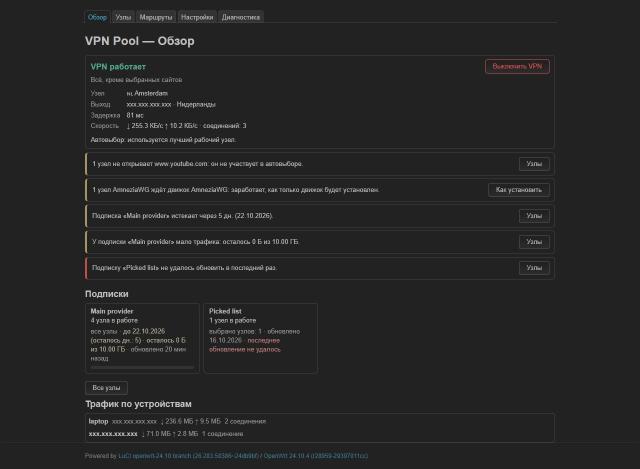
#> input picture docs/screenshots/overview.jpg, 1280 x 938 px (shown at 1/2 size); its folder holds 6 pictures in this run
$ python readme-art.py
#> lines starting #> are read from the running program, lines starting #| are printed output that depends on the picture; after the words box and inside, x2 and y2 are one past the last pixel; in counts of white or black regions, pixels touching at a corner belong together
#> in browser, img is the input picture: PIL image 1280x938 RGB; mean R, G, B 37.5, 37.5, 37.5
#!/usr/bin/env python3
"""Build the README pictures from the raw stand screenshots.

docs/screenshots/*.jpg are full-page captures of different heights (the stand
fixture stand/tests/fixtures/ui/overview-demo.sh). Laid out as they are, a
gallery gets rows of uneven height and wide empty margins. This script crops
every desktop tab to the same content-width frame, puts it into a browser
window, puts the phone captures into phone bezels and writes docs/readme/*.png
(transparent background: they sit on the light and the dark GitHub theme).

    python tools/readme-art.py        # needs Pillow
"""
import os
from PIL import Image, ImageDraw, ImageFilter, ImageFont

ROOT = os.path.dirname(os.path.dirname(os.path.abspath(__file__)))
SRC = os.path.join(ROOT, "docs", "screenshots")
OUT = os.path.join(ROOT, "docs", "readme")

# LuCI centres the page in a 1280 px viewport: the content is x 170..1110
CROP_X = (150, 1130)
TILE_H = 640          # every gallery tile shows the same top part of its tab
BAR_H = 40            # browser title bar
RADIUS = 14
PAGE_BG = (34, 34, 34)
BAR_BG = (52, 52, 54)
SS = 4                # supersampling for smooth corners


def font(size):
    for name in ("segoeui.ttf", "arial.ttf", "DejaVuSans.ttf"):
        try:
            return ImageFont.truetype(name, size)
        except OSError:
            pass
    return ImageFont.load_default()


def rounded_mask(size, radius):
    w, h = size
    big = Image.new("L", (w * SS, h * SS), 0)
    ImageDraw.Draw(big).rounded_rectangle((0, 0, w * SS - 1, h * SS - 1), radius * SS, fill=255)
    return big.resize(size, Image.LANCZOS)


def fade_bottom(img, height=90):
    """Fade the cut edge into the page colour: the tab goes on below."""
#> called with height = 90
    w, h = img.size
#> w = 980; h = 900
    grad = Image.new("L", (1, height))
    for y in range(height):
        grad.putpixel((0, y), int(255 * (y / (height - 1)) ** 1.6))
    grad = grad.resize((w, height))
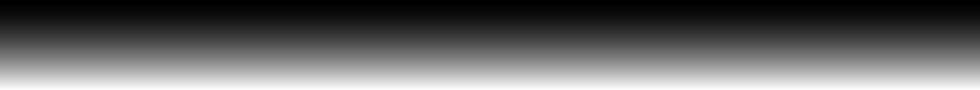
#> grad: PIL image 980x90 L; min 0, max 255, mean 97.9
    solid = Image.new("RGB", (w, height), PAGE_BG)
#> solid: PIL image 980x90 RGB; every value is 34
    img.paste(solid, (0, h - height), grad)
#> img: PIL image 980x900 RGB
    return img


def with_shadow(img, pad=36, blur=18, alpha=110, dy=10):
    w, h = img.size
    canvas = Image.new("RGBA", (w + pad * 2, h + pad * 2), (0, 0, 0, 0))
    shadow = Image.new("RGBA", canvas.size, (0, 0, 0, 0))
    a = img.split()[3].point(lambda v: v * alpha // 255)
    shadow.paste((0, 0, 0, 255), (pad, pad + dy), a)
    shadow = shadow.filter(ImageFilter.GaussianBlur(blur))
    canvas.alpha_composite(shadow)
    canvas.alpha_composite(img, (pad, pad))
    return canvas


def browser(shot, height=None, url="192.168.1.1/cgi-bin/luci/admin/services/vpnpool"):
    img = Image.open(os.path.join(SRC, shot)).convert("RGB")
    body = img.crop((CROP_X[0], 0, CROP_X[1], min(img.height, height or img.height)))
    if height and img.height > height:
        body = fade_bottom(body)
    w, h = body.size
#> w = 980; h = 900
    win = Image.new("RGB", (w, h + BAR_H), BAR_BG)
    d = ImageDraw.Draw(win)
    for i, c in enumerate(((255, 95, 87), (254, 188, 46), (40, 200, 64))):
        cx, cy = 22 + i * 20, BAR_H // 2
        d.ellipse((cx - 6, cy - 6, cx + 6, cy + 6), fill=c)
    d.rounded_rectangle((90, 9, w - 90, BAR_H - 9), 11, fill=(36, 36, 38))
    f = font(13)
    tw = d.textlength(url, font=f)
#> tw = 312.7
    d.text(((w - tw) / 2, BAR_H / 2), url, fill=(150, 150, 155), font=f, anchor="lm")
    win.paste(body, (0, BAR_H))
    win = win.convert("RGBA")
#> win: PIL image 980x940 RGBA
    win.putalpha(rounded_mask(win.size, RADIUS))
#> in rounded_mask, `big = Image.new("L", (w * SS, h * SS), 0)`: big: PIL image 3920x3760 L; every value is 0
#> in rounded_mask, `ImageDraw.Draw(big).rounded_rectangle((0, 0, w * SS - 1, h * SS - 1), ..`:
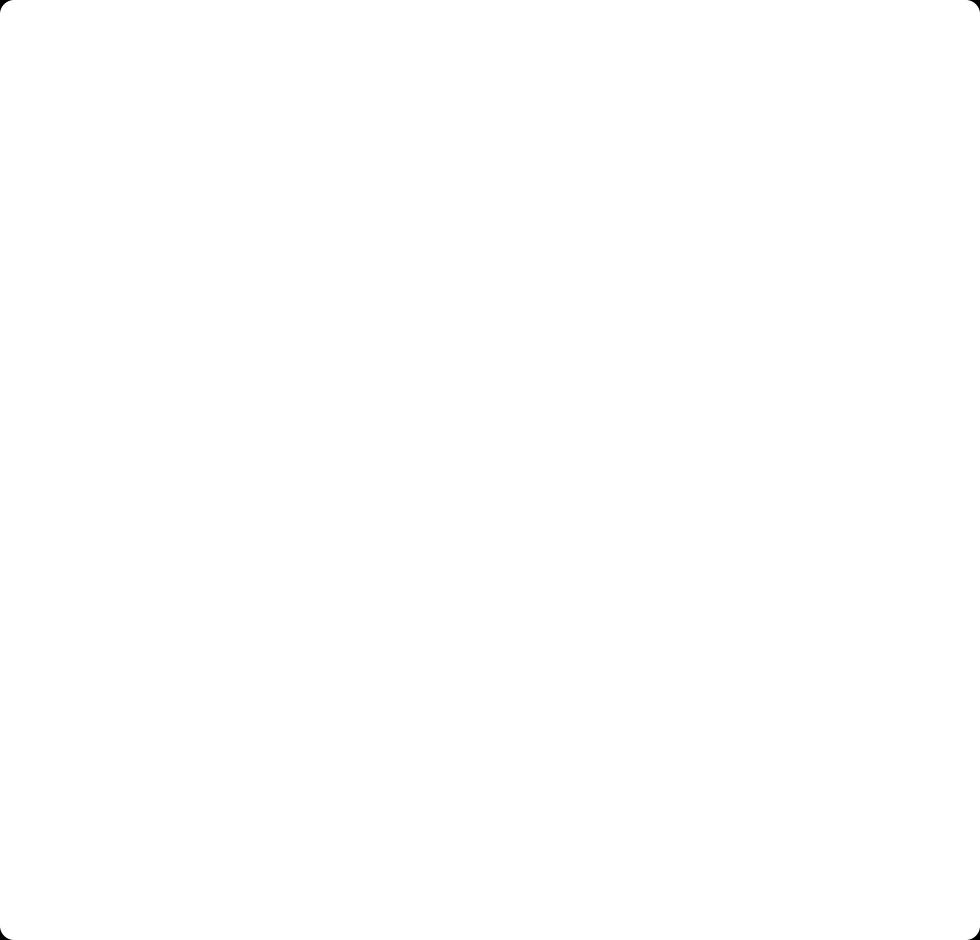
#> big: PIL image 3920x3760 L (shown at 1/4 size); 100% white; 4 black regions, box (x1, y1, x2, y2) and area: (0, 0, 49, 49) 691, (3871, 0, 3920, 49) 691, (0, 3711, 49, 3760) 691, (3871, 3711, 3920, 3760) 691
    # 1 px hairline so the dark window keeps its edge on the dark theme
    edge = Image.new("RGBA", win.size, (0, 0, 0, 0))
#> edge: PIL image 980x940 RGBA; every value is 0
    ImageDraw.Draw(edge).rounded_rectangle((0, 0, win.width - 1, win.height - 1), RADIUS,
                                           outline=(90, 90, 95, 255), width=1)
    win.alpha_composite(edge)
#> in with_shadow, `w, h = img.size`: w = 980; h = 940
#> in with_shadow, `canvas = Image.new("RGBA", (w + pad * 2, h + pad * 2), (0, 0, 0, 0))`: canvas: PIL image 1052x1012 RGBA; every value is 0
    return win


def phone(shot, scale=1.0):
    """An iPhone: titanium rim, side buttons, status bar and the Dynamic Island."""
#> called with shot = 'overview-mobile.jpg', scale = 0.8
    img = Image.open(os.path.join(SRC, shot)).convert("RGB")
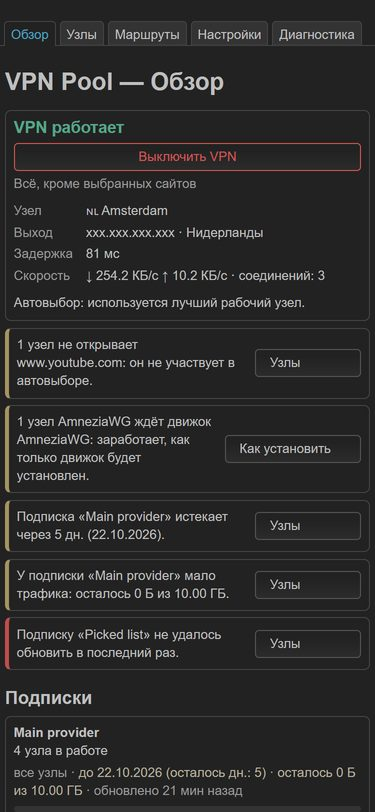
#> input picture docs/screenshots/overview-mobile.jpg, 375 x 812 px
#> img is the input picture: PIL image 375x812 RGB; mean R, G, B 44.3, 44, 43.7
    k = scale
    if k != 1.0:
        img = img.resize((round(img.width * k), round(img.height * k)), Image.LANCZOS)
#> img: PIL image 300x650 RGB
    u = lambda v: round(v * k)
    sw, sh = img.size
#> sw = 300; sh = 650
    sb = u(50)                     # status bar above the page, like on the phone
    bez, rim, btn, r_out = u(13), max(2, u(3)), max(2, u(3)), u(58)
    bw, bh = sw + bez * 2, sh + bez * 2
#> bw = 320; bh = 670
    W, H = bw + btn * 2, bh
#> W = 324; H = 670

    # rim, black glass and the side buttons, drawn big for smooth edges
    big = Image.new("RGBA", (W * SS, H * SS), (0, 0, 0, 0))
#> big: PIL image 1296x2680 RGBA; every value is 0
    d = ImageDraw.Draw(big)
    s = lambda *v: [round(x * SS) for x in v]
    metal = (74, 74, 80, 255)
    for x0, y0, y1 in ((0, 118, 150), (0, 178, 232), (0, 246, 300)):          # action, volume
        d.rounded_rectangle(s(x0, u(y0), btn + rim * 2, u(y1)), u(2) * SS, fill=metal)
    d.rounded_rectangle(s(W - btn - rim * 2, u(196), W - 1, u(286)), u(2) * SS, fill=metal)  # power
    d.rounded_rectangle(s(btn, 0, btn + bw - 1, bh - 1), r_out * SS, fill=metal)
    d.rounded_rectangle(s(btn + rim, rim, btn + bw - 1 - rim, bh - 1 - rim), (r_out - rim) * SS,
                        fill=(8, 8, 10, 255))
    body = big.resize((W, H), Image.LANCZOS)
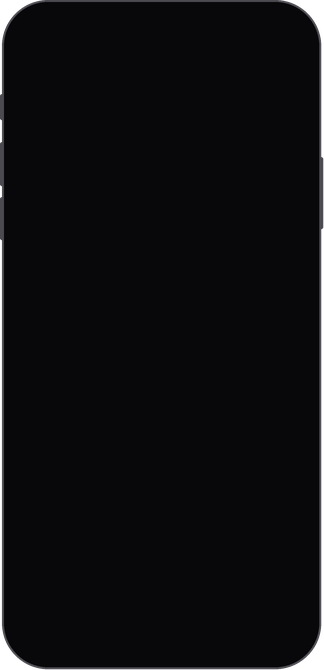
#> body: PIL image 324x670 RGBA; mean R, G, B, A 9.8, 9.8, 11.8, 249.3; transparent parts drawn white

    # the screen: a status bar strip on top, the page below it
    bg = img.getpixel((2, sh - 2))
#> bg = (31, 31, 31)
    screen = Image.new("RGB", (sw, sh), bg)
#> screen: PIL image 300x650 RGB; every value is 31
    screen.paste(img.crop((0, 0, sw, sh - sb)), (0, sb))
    screen = screen.convert("RGBA")
#> screen: PIL image 300x650 RGBA
    screen.putalpha(rounded_mask((sw, sh), r_out - bez))
#> in rounded_mask (call 2), `big = Image.new("L", (w * SS, h * SS), 0)`: big: PIL image 1200x2600 L; every value is 0
#> in rounded_mask (call 2), `ImageDraw.Draw(big).rounded_rectangle((0, 0, w * SS - 1, h * SS - 1), ..`: big: PIL image 1200x2600 L; 99.4% white; 4 black regions, box (x1, y1, x2, y2) and area: (0, 0, 133, 133) 4498, (1067, 0, 1200, 133) 4498, (0, 2467, 133, 2600) 4498, (1067, 2467, 1200, 2600) 4498
    body.alpha_composite(screen, (btn + bez, bez))

    # status bar and the island
    ov = Image.new("RGBA", (W * SS, H * SS), (0, 0, 0, 0))
    d = ImageDraw.Draw(ov)
    x0, y0 = btn + bez, bez
    cy = y0 + u(26)
    iw, ih = u(112), u(33)
    d.rounded_rectangle(s(x0 + (sw - iw) / 2, cy - ih / 2, x0 + (sw + iw) / 2, cy + ih / 2),
                        ih / 2 * SS, fill=(0, 0, 0, 255))
    white = (245, 245, 247, 255)
    try:
        tf = ImageFont.truetype("seguisb.ttf", u(16) * SS)
    except OSError:
        tf = font(u(16) * SS)
    d.text(s(x0 + u(52), cy), "9:41", fill=white, font=tf, anchor="mm")
    rx = x0 + sw - u(26)                                        # battery
#> rx = 291
    d.rounded_rectangle(s(rx - u(25), cy - u(6), rx - u(2), cy + u(6)), u(3.5) * SS,
                        outline=(245, 245, 247, 150), width=max(1, round(1.2 * k * SS)))
    d.rounded_rectangle(s(rx - u(23), cy - u(4), rx - u(7), cy + u(4)), u(2) * SS, fill=white)
    d.rounded_rectangle(s(rx, cy - u(2.5), rx + u(1.8), cy + u(2.5)), u(1) * SS, fill=(245, 245, 247, 150))
    wx = rx - u(40)                                             # wi-fi
#> wx = 259
    for r, a in ((u(11), 255), (u(7.5), 255), (u(4), 255)):
        d.pieslice(s(wx - r, cy + u(5) - r, wx + r, cy + u(5) + r), 225, 315, fill=(245, 245, 247, a))
        d.pieslice(s(wx - r + u(2.2), cy + u(5) - r + u(2.2), wx + r - u(2.2), cy + u(5) + r - u(2.2)),
                   225, 315, fill=(0, 0, 0, 0))
    d.pieslice(s(wx - u(3), cy + u(2), wx + u(3), cy + u(8)), 225, 315, fill=white)
    sx = wx - u(36)                                             # signal
#> sx = 230
    for n in range(4):
        hgt = u(4 + n * 2.6)
        d.rounded_rectangle(s(sx + n * u(5), cy + u(5) - hgt, sx + n * u(5) + u(3.2), cy + u(5)), u(1) * SS,
                            fill=white)
    body.alpha_composite(ov.resize((W, H), Image.LANCZOS))
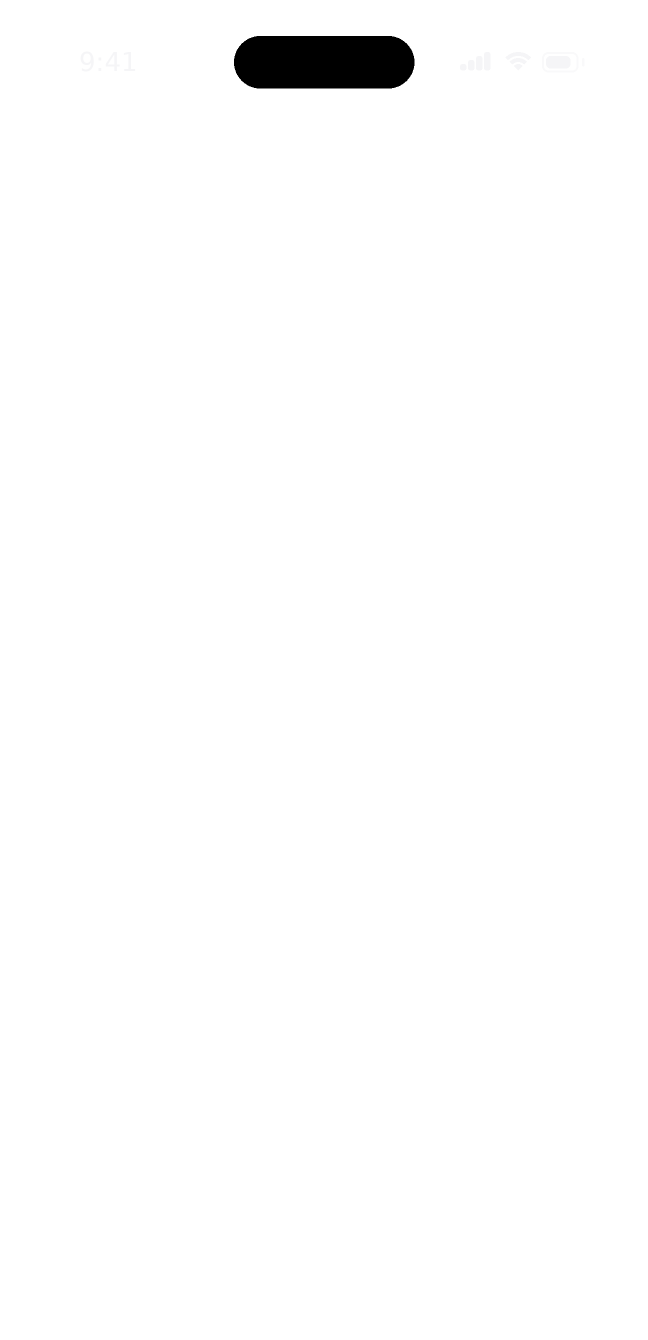
#> ov: PIL image 1296x2680 RGBA (shown at 1/2 size); mean R, G, B, A 0.4, 0.4, 0.4, 3; transparent parts drawn white
    return body


def save(img, name):
    path = os.path.join(OUT, name)
    img.save(path, optimize=True)
    print(f"{name}: {img.width}x{img.height}, {os.path.getsize(path) // 1024} KB")


def main():
    os.makedirs(OUT, exist_ok=True)

    # hero: the Overview window with the phone over its lower right corner
    win = with_shadow(browser("overview.jpg", height=900))
    ph = with_shadow(phone("overview-mobile.jpg", scale=0.8), alpha=150)
#> call 2 of with_shadow, with pad = 36, blur = 18, alpha = 150, dy = 10
#> in with_shadow (call 2), `w, h = img.size`: w = 324; h = 670
#> in with_shadow (call 2), `canvas = Image.new("RGBA", (w + pad * 2, h + pad * 2), (0, 0, 0, 0))`: canvas: PIL image 396x742 RGBA; every value is 0
#> in with_shadow (call 2), `canvas.alpha_composite(img, (pad, pad))`:
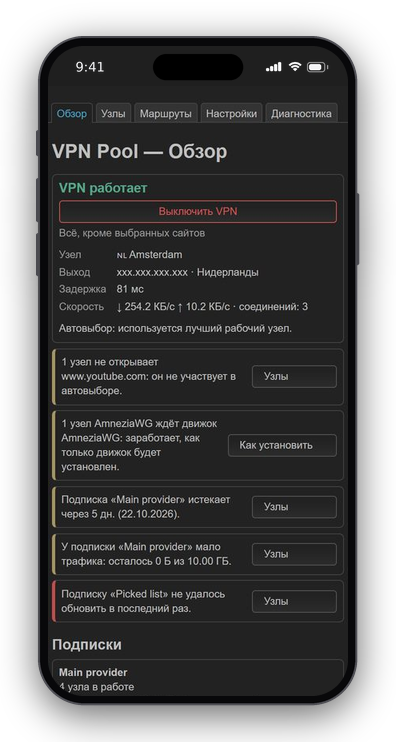
#> canvas: PIL image 396x742 RGBA; mean R, G, B, A 30.2, 30, 30, 191.4; transparent parts drawn white
    hero = Image.new("RGBA", (win.width + ph.width // 2, max(win.height, ph.height + 120)), (0, 0, 0, 0))
#> hero: PIL image 1250x1012 RGBA; every value is 0
    hero.alpha_composite(win, (0, 0))
    hero.alpha_composite(ph, (hero.width - ph.width, hero.height - ph.height))
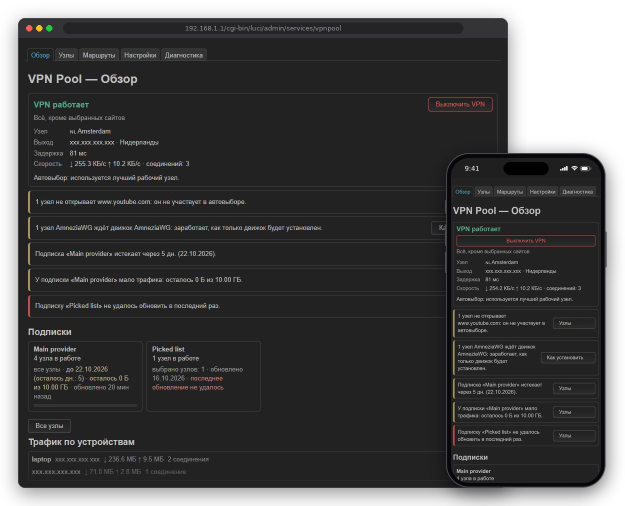
#> hero: PIL image 1250x1012 RGBA (shown at 1/2 size); mean R, G, B, A 33.1, 32.9, 32.9, 215; transparent parts drawn white
    save(hero, "hero.png")
#| hero.png: 1250x1012, 546 KB

    for tab in ("nodes", "routes", "settings", "diagnostics"):
        save(with_shadow(browser(f"{tab}.jpg", height=TILE_H), pad=24, blur=12), f"{tab}.png")

    phones = [with_shadow(phone(f"{t}-mobile.jpg"), pad=30, blur=14)
              for t in ("overview", "nodes", "settings")]
    gap = 10
    row = Image.new("RGBA", (sum(p.width for p in phones) + gap * 2, phones[0].height), (0, 0, 0, 0))
    x = 0
    for p in phones:
        row.alpha_composite(p, (x, 0))
        x += p.width + gap
    save(row, "phones.png")


if __name__ == "__main__":
#> (the run stopped early here; a loop or call above may not have finished)
